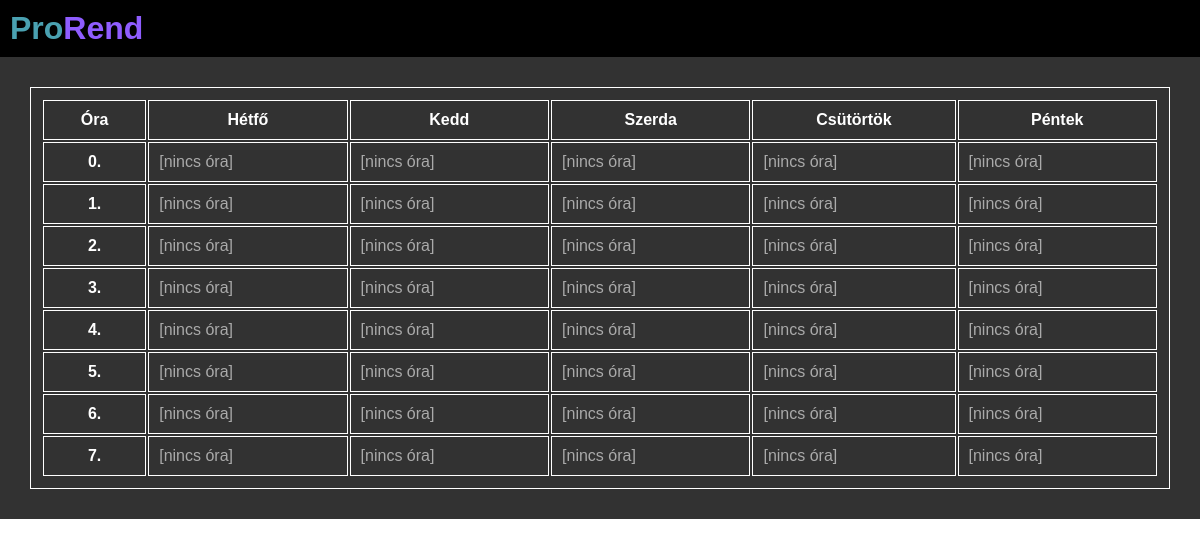
The page /diak/orarend.php (signed in) on the database as committed earlier.
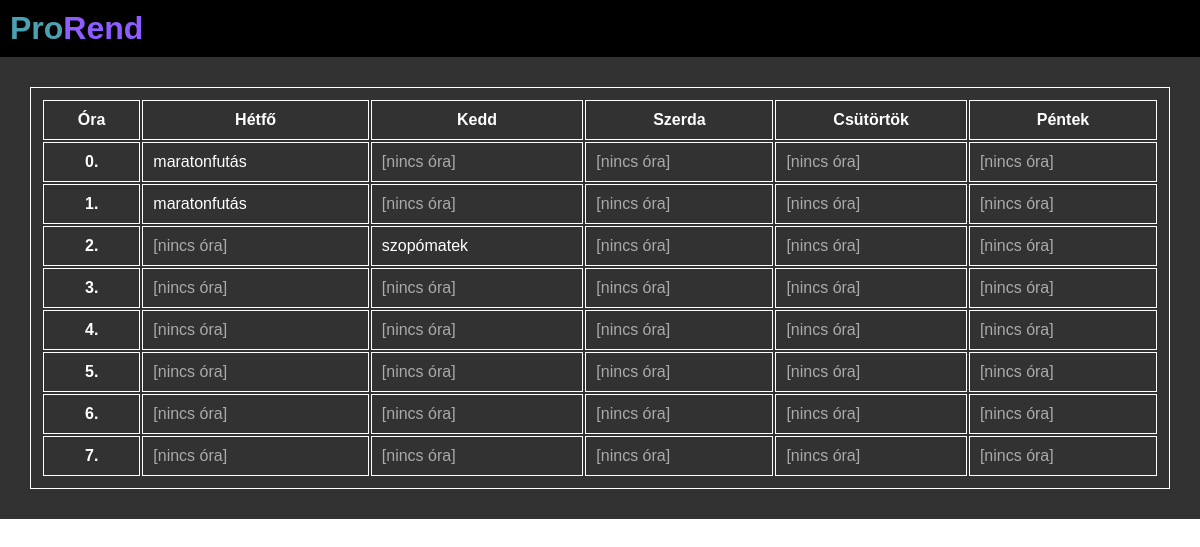
The same page on the database as committed later.
### tables this page shows
CREATE TABLE "timetable"
(
    id
        primary key,
    day        VARCHAR(10)  not null,
    class_time INT          not null,
    subject    VARCHAR(100) not null,
    room       VARCHAR(50),
    teacher    VARCHAR(100)
);

### diak/orarend.php (the view, shortened to what this page needs)
<?php
function dayToInt($day)
{
    if ($day == "hétfő") {
        return 1;
    } elseif ($day == "kedd") {
        return 2;
    } elseif ($day == "szerda") {
        return 3;
    } elseif ($day == "csütörtök") {
        return 4;
    } elseif ($day == "péntek") {
        return 5;
    } else {
        return 0;
    }
}
$db = new PDO('sqlite:../database/users.db');
$stmt = $db->prepare("SELECT * FROM timetable ORDER BY class_time");
$stmt->execute();
$rows = $stmt->fetchAll(PDO::FETCH_OBJ);
$groupedByClassTime = [];
foreach ($rows as $row) {
    $groupedByClassTime[$row->class_time][dayToInt($row->day)][] = $row;
}
?>
<!DOCTYPE html>
<html lang="hu">
<head>
    <link rel="stylesheet" href="/static/css/orarend.css">
</head>
<body>
    <header>
        <h1>
            <span style="color: #4aa1b1">Pro</span><span style="color: #8f5dff">Rend</span>
        </h1>
    </header>
    <main>
        <table>
            <thead>
                <tr>
                    <th>Óra</th>
                    <th>Hétfő</th>
                    <th>Kedd</th>
                    <th>Szerda</th>
                    <th>Csütörtök</th>
                    <th>Péntek</th>
                </tr>
            </thead>
            <tbody>
                <?php
                for ($class_time = 0; $class_time <= 7; $class_time++) {
                    echo "<tr>";
                    echo "<th>{$class_time}.</th>";
                    for ($day = 1; $day <= 5; $day++) {
                        echo "<td>";
                        if (isset($groupedByClassTime[$class_time][$day])) {
                            foreach ($groupedByClassTime[$class_time][$day] as $item) {
                                echo "<a href='megtekintes.php?id=" . $item->id . "'>" . $item->subject . "</a><br>";
                            }
                        } else {
                            echo "[nincs óra]";
                        }
                        echo "</td>";
                    }
                    echo "</tr>";
                }
                ?>
            </tbody>
        </table>
    </main>
</body>
</html>

### static/css/orarend.css (style rules this page uses)
* { margin: 0; padding: 0; }
body { font-family: sans-serif; }
header { background-color: black; color: white; padding: 10px; }
main { background-color: #323232; color: white; padding: 30px; }
table { width: 100%; }
table, th, td { border: 1px solid white; padding: 10px; color: white; }
td { color: #aaaaaa; }
a { color: white; text-decoration: none; }

Rows that differ between the two databases and show on the page:
added timetable: subject "maratonfutás"
added timetable: subject "maratonfutás"
added timetable: subject "szopómatek"
Other text that changed with them:
list line gone: "[nincs óra]"
